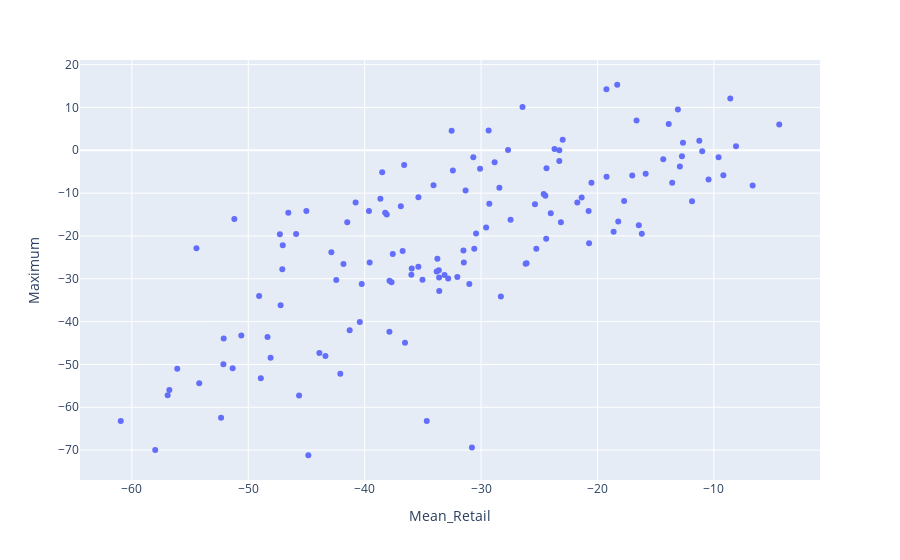

Notebook source saved alongside this figure:
### Markdown cell above
# Scatter Plot

### Code cell
fig = px.scatter(merged, x="Mean_Retail", y="Maximum",  labels={'x':'Worst', 'y':'Best'}, size_max=30)
fig.show()

### Figure 1 — Plotly figure (JSON) as saved in the notebook; plotly's stock layout.template omitted (floating-point values rounded to 4 significant figures; data arrays with more than 128 entries replaced by an {"elided": "..."} marker saying what was removed)
{"data": [{"hovertemplate": "Mean_Retail=%{x}<br>Maximum=%{y}<extra></extra>", "legendgroup": "", "marker": {"color": "#636efa", "symbol": "circle"}, "mode": "markers", "name": "", "orientation": "v", "showlegend": false, "type": "scatter", "x": {"elided": "135 float values"}, "xaxis": "x", "y": {"elided": "135 float values"}, "yaxis": "y"}], "layout": {"legend": {"tracegroupgap": 0}, "margin": {"t": 60}, "xaxis": {"anchor": "y", "domain": [0, 1], "title": {"text": "Mean_Retail"}}, "yaxis": {"anchor": "x", "domain": [0, 1], "title": {"text": "Maximum"}}}}
